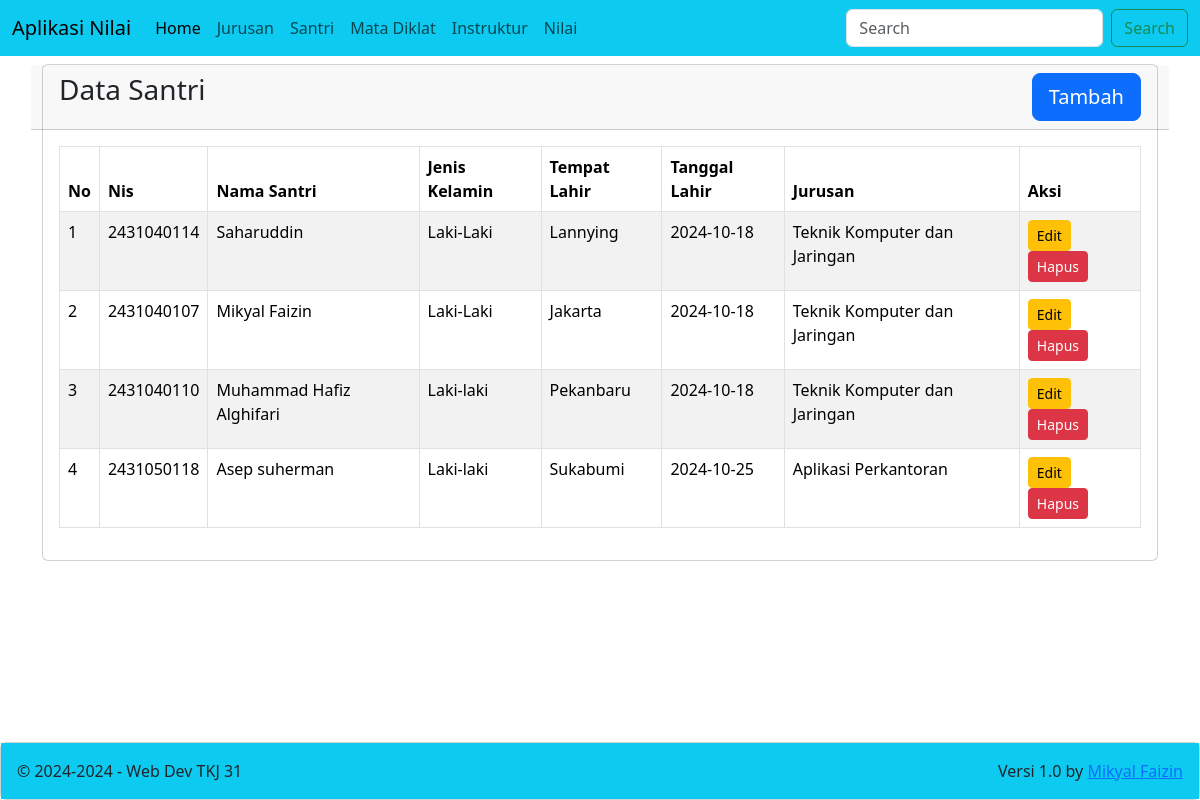
The page /?m=santri on the database its author committed.
### tables this page shows
CREATE TABLE `students` (
  `id` int(11) NOT NULL,
  `nis` varchar(10) NOT NULL,
  `name` varchar(100) DEFAULT NULL,
  `gender` varchar(10) DEFAULT NULL,
  `pob` varchar(75) DEFAULT NULL,
  `dob` date DEFAULT NULL,
  `major_id` int(11) NOT NULL
);

CREATE TABLE `majors` (
  `id` int(11) NOT NULL,
  `name` varchar(75) DEFAULT NULL,
  `capacity` int(11) DEFAULT NULL,
  `fill` int(11) DEFAULT NULL
);

### santri/view.php (the view)
<div class="row">
    <div class="col-12">
        <div class="card">
            <div class="card-header row">
                <div class="card-title h3 col-8">Data Santri</div>
                <div class="col-4">
                    <a href="?m=santri&s=add" class="btn btn-lg btn-primary float-end">Tambah</a>
                </div>
            </div>
            <div class="card-body">
                <table class="table table-bordered table-striped table-hover">
                    <thead>
                        <tr>
                            <th>No</th>
                            <th>Nis</th>
                            <th>Nama Santri</th>
                            <th>Jenis Kelamin</th>
                            <th>Tempat Lahir</th>
                            <th>Tanggal Lahir</th>
                            <th>Jurusan</th>
                            <th>Aksi</th>
                        </tr>
                    </thead>
                    <tbody>
                        <?php
                        include_once('config.php');
                        $sql = "SELECT students.id AS ids, students.nis, students.name AS names, students.gender, students.pob, students.dob, majors.name  AS namem FROM students JOIN majors ON majors.id=students.major_id";
                        $result = mysqli_query($con, $sql);
                        if (mysqli_num_rows($result)) {
                            $no=1;
                            while ($r = mysqli_fetch_assoc($result)) {
                            echo '<tr>
                                <td>'.$no.'</td>
                                <td>'.$r['nis'].'</td>
                                <td>'.$r['names'].'</td>
                                <td>'.$r['gender'].'</td>
                                <td>'.$r['pob'].'</td>
                                <td>'.$r['dob'].'</td>
                                <td>'.$r['namem'].'</td>
                                <td>
                                    <a href="?m=santri&s=edit&id='.$r['ids'].'" class="btn btn-warning btn-sm">Edit</a>
                                    <a href="?m=santri&s=delete&id='.$r['ids'].'" class="btn btn-danger btn-sm" onclick="return confirm(\'Yakin santri akan dihapus?, Menghapus santri akan menghilangkan semua data santri pada santri tersebut\')">Hapus</a>
                                </td>
                            </tr>';
                            $no++;
                            }
                        } else {
                            echo '<tr>
                                <td colspan="8" align="center">Data Kosong</td>
                            </tr>';
                        }
                        ?>
                    </tbody>
                </table>
            </div>
        </div>
    </div>
</div>

### rows shown on the page
students: nis "2431040114", name "Saharuddin", gender "Laki-Laki", pob "Lannying", dob "2024-10-18", major.name "Teknik Komputer dan Jaringan"
students: nis "2431040107", name "Mikyal Faizin", gender "Laki-Laki", pob "Jakarta", dob "2024-10-18", major.name "Teknik Komputer dan Jaringan"
students: nis "2431040110", name "Muhammad Hafiz Alghifari", gender "Laki-laki", pob "Pekanbaru", dob "2024-10-18", major.name "Teknik Komputer dan Jaringan"
students: nis "2431050118", name "Asep suherman", gender "Laki-laki", pob "Sukabumi", dob "2024-10-25", major.name "Aplikasi Perkantoran"
